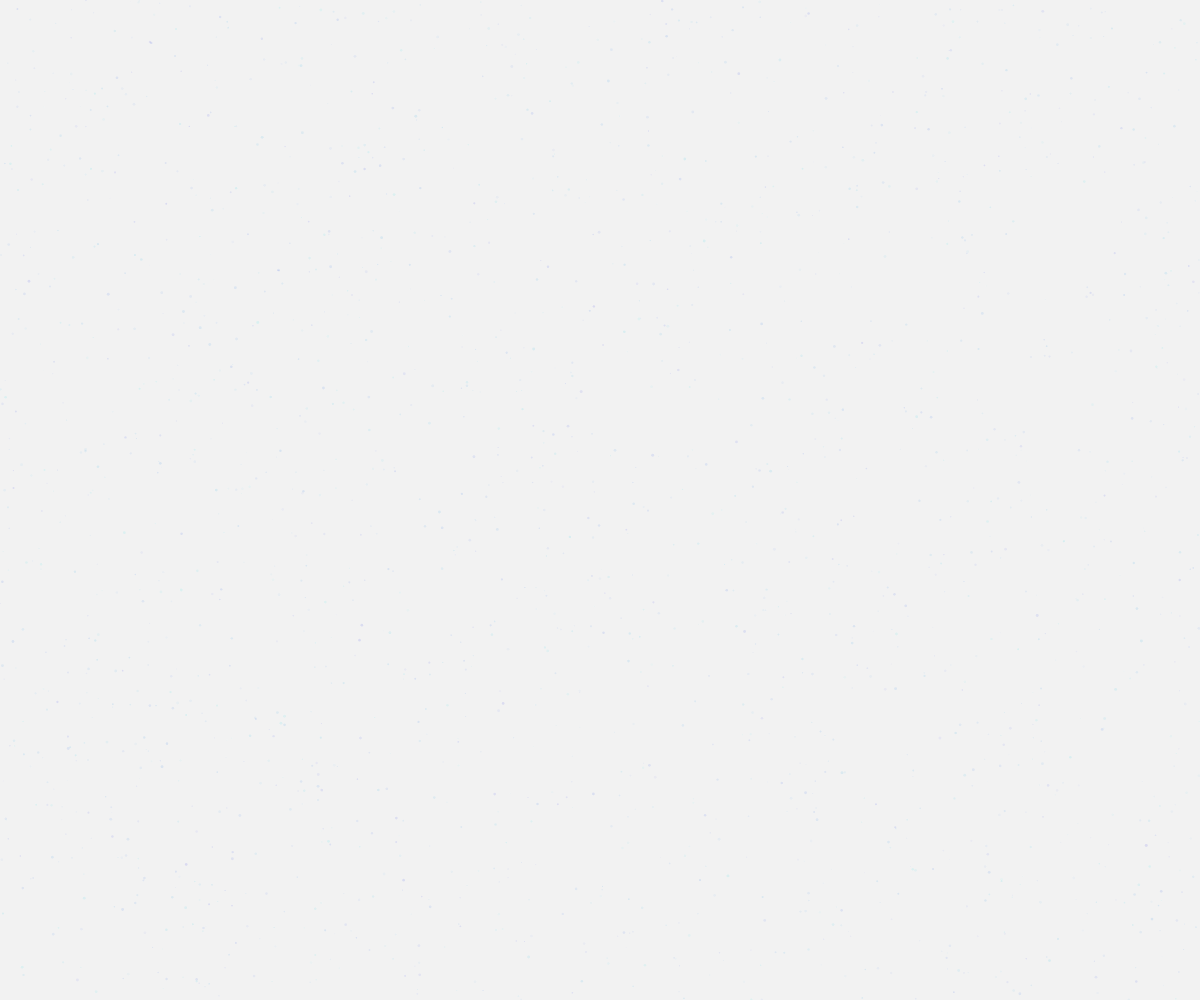
Frame 1 (no input)
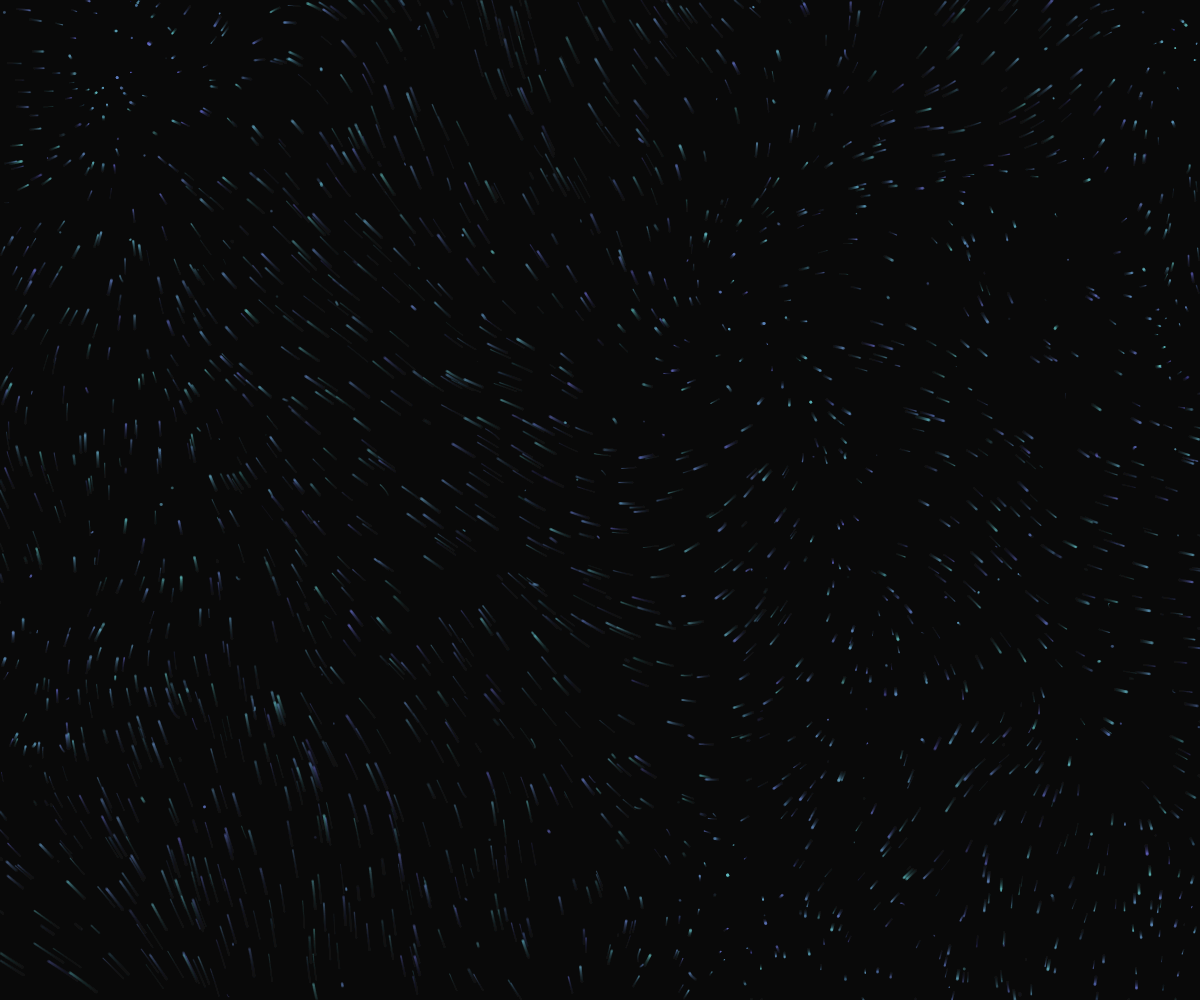
Frame 60 (no input)
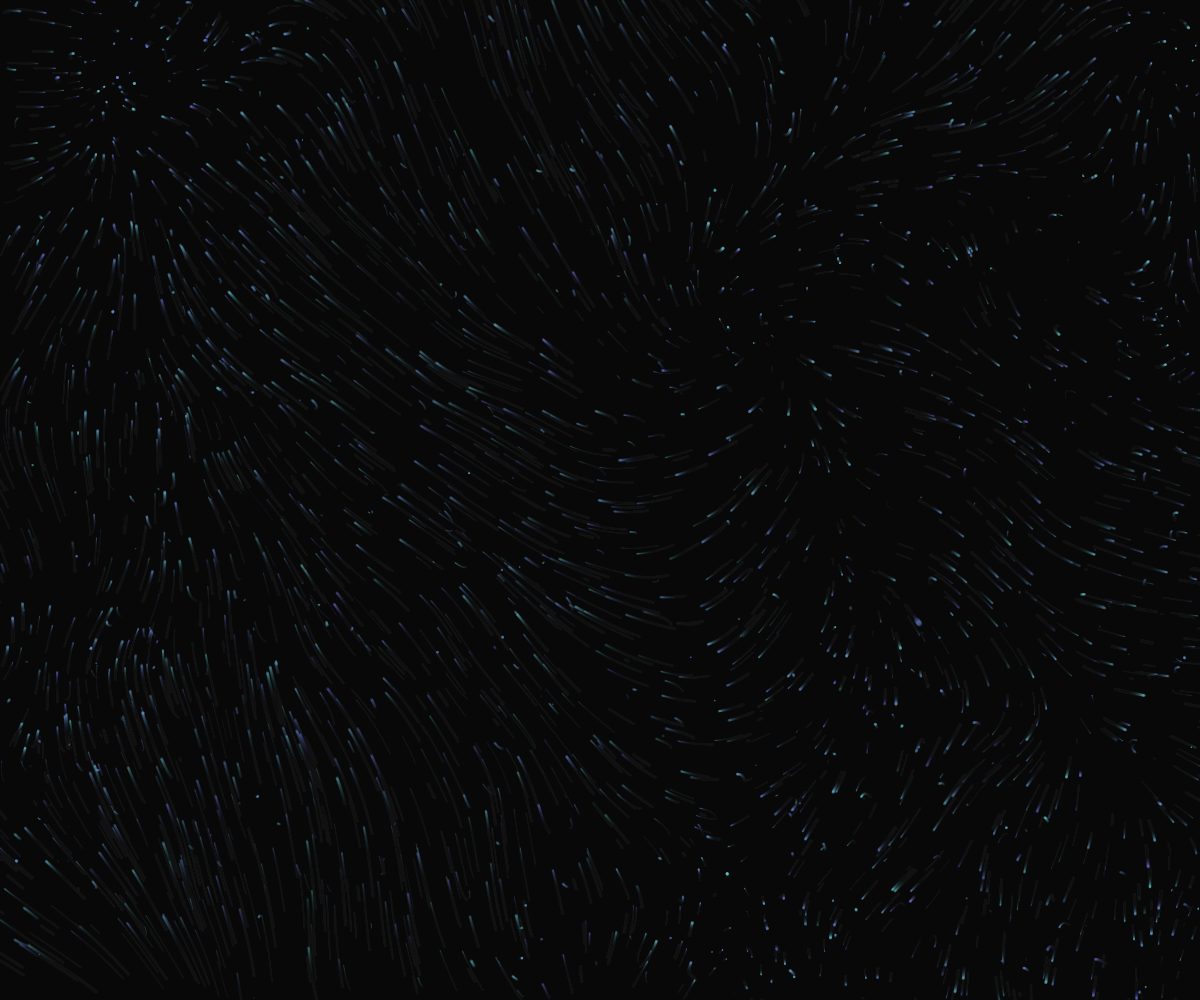
Frame 120 (the mouse pressed at the canvas centre since frame 60)

The p5.js sketch that drew these frames (run headless with seeded random() and noise() and a simulated clock; from frame 60 on, the mouse is pressed at the canvas centre):

// p5.js sketch
// ── sketch.js
let particles = [];
let noiseScale = 0.002;
let noiseStrength = 0.1;
let grid = [];
let gridSize = 50;
let glyphs = [];
let crystalStructures = [];

function setup() {
  createCanvas(windowWidth, windowHeight);
  colorMode(HSB, 360, 100, 100, 1);
  
  // Preallocate particles
  for (let i = 0; i < 2000; i++) {
    particles.push({
      pos: createVector(random(width), random(height)),
      vel: createVector(0, 0),
      size: random(1, 3),
      hue: random(180, 240),
      alpha: random(0.05, 0.2),
      age: random(100),
      life: random(100, 300),
      formed: false,
      formationTime: 0,
      glow: 0,
      glyph: null,
      dissolve: false,
      dissolveTime: 0,
      fragments: [],
      crystalFormed: false,
      crystalVertices: [],
      rotation: random(TWO_PI),
      rotationSpeed: random(-0.01, 0.01)
    });
  }
  
  // Initialize grid
  let cols = ceil(width / gridSize);
  let rows = ceil(height / gridSize);
  grid = new Array(cols).fill().map(() => new Array(rows).fill().map(() => []));
}

function draw() {
  // Semi-transparent background for trail effect
  background(0, 0, 0, 0.05);
  
  // Update and display particles
  for (let i = 0; i < particles.length; i++) {
    let p = particles[i];
    
    // Noise-based movement
    let nx = noise(p.pos.x * noiseScale, p.pos.y * noiseScale) - 0.5;
    let ny = noise(p.pos.x * noiseScale + 1000, p.pos.y * noiseScale + 1000) - 0.5;
    
    p.vel.x += nx * noiseStrength;
    p.vel.y += ny * noiseStrength;
    
    // Apply velocity
    p.pos.add(p.vel);
    
    // Add some damping
    p.vel.mult(0.95);
    
    // Boundary check and reset
    if (p.pos.x < 0 || p.pos.x > width ||
        p.pos.y < 0 || p.pos.y > height) {
      p.pos.set(random(width), random(height));
      p.vel.set(0, 0);
    }
    
    // Age the particle
    p.age++;
    if (p.age > p.life) {
      p.age = 0;
      p.pos.set(random(width), random(height));
      p.life = random(100, 300);
      p.formed = false;
      p.glow = 0;
      p.glyph = null;
      p.dissolve = false;
      p.fragments = [];
      p.crystalFormed = false;
      p.crystalVertices = [];
    }
    
    // Update grid
    let col = floor(p.pos.x / gridSize);
    let row = floor(p.pos.y / gridSize);
    if (col >= 0 && col < grid.length && row >= 0 && row < grid[0].length) {
      grid[col][row].push(p);
    }
    
    // Draw particle
    noStroke();
    if (p.formed && p.glyph) {
      // Glow effect for formed particles
      p.glow += 0.01;
      let glowIntensity = sin(p.glow) * 0.5 + 0.5;
      fill(p.hue, 50, 90, p.alpha * glowIntensity);
      push();
      translate(p.pos.x, p.pos.y);
      rotate(p.rotation);
      ellipse(0, 0, p.size * 2);
      pop();
    } else if (p.dissolve && p.fragments.length > 0) {
      // Draw fragments
      for (let j = 0; j < p.fragments.length; j++) {
        let f = p.fragments[j];
        fill(f.hue, 50, 90, f.alpha);
        ellipse(f.pos.x, f.pos.y, f.size);
      }
    } else if (p.crystalFormed && p.crystalVertices.length > 0) {
      // Draw crystal structure
      stroke(p.hue, 80, 90, 0.8);
      noFill();
      beginShape();
      for (let j = 0; j < p.crystalVertices.length; j++) {
        let v = p.crystalVertices[j];
        vertex(v.x + p.pos.x, v.y + p.pos.y);
      }
      endShape(CLOSE);
    } else {
      fill(p.hue, 50, 90, p.alpha);
      ellipse(p.pos.x, p.pos.y, p.size);
    }
    
    // Dissolve particles that have been formed for too long
    if (p.formed && p.glyph) {
      let age = frameCount - p.formationTime;
      if (age > 600) {
        p.dissolve = true;
        p.glow = 0;
        p.glyph = null;
        
        // Create fragments
        for (let j = 0; j < 5; j++) {
          p.fragments.push({
            pos: p.pos.copy(),
            vel: p.vel.copy().rotate(random(-0.5, 0.5)).mult(random(0.5, 1.5)),
            size: random(1, 2),
            hue: p.hue,
            alpha: random(0.3, 0.7),
            life: random(50, 100)
          });
        }
      }
    }
    
    // Update fragments
    if (p.dissolve && p.fragments.length > 0) {
      for (let j = p.fragments.length - 1; j >= 0; j--) {
        let f = p.fragments[j];
        f.pos.add(f.vel);
        f.vel.mult(0.95);
        f.life--;
        
        if (f.life <= 0) {
          p.fragments.splice(j, 1);
        }
      }
    }
    
    // Form crystals from fragments
    if (p.dissolve && p.fragments.length > 0 && random() < 0.002) {
      let fragmentCount = p.fragments.length;
      if (fragmentCount >= 5) {
        p.crystalFormed = true;
        p.crystalVertices = [];
        
        // Create a simple crystal shape
        let numVertices = int(random(4, 8));
        for (let j = 0; j < numVertices; j++) {
          let angle = map(j, 0, numVertices, 0, TWO_PI);
          let radius = random(15, 30);
          let x = cos(angle) * radius;
          let y = sin(angle) * radius;
          p.crystalVertices.push(createVector(x, y));
        }
        
        // Remove fragments after forming crystal
        p.fragments = [];
      }
    }
    
    // Update rotation for formed particles
    if (p.formed && p.glyph) {
      p.rotation += p.rotationSpeed;
    }
  }
  
  // Check for word formation using grid-based spatial hash
  for (let i = 0; i < particles.length; i++) {
    let p = particles[i];
    
    if (!p.formed && p.age > 50) {
      let nearby = [];
      let col = floor(p.pos.x / gridSize);
      let row = floor(p.pos.y / gridSize);
      
      // Check neighbors in the grid
      for (let dx = -1; dx <= 1; dx++) {
        for (let dy = -1; dy <= 1; dy++) {
          let nx = col + dx;
          let ny = row + dy;
          
          if (nx >= 0 && nx < grid.length && ny >= 0 && ny < grid[0].length) {
            let cell = grid[nx][ny];
            for (let j = 0; j < cell.length; j++) {
              let other = cell[j];
              if (other !== p && other.formed) {
                let d = dist(p.pos.x, p.pos.y, other.pos.x, other.pos.y);
                if (d < 30) {
                  nearby.push(other);
                }
              }
            }
          }
        }
      }
      
      // If enough nearby particles are formed, start forming a glyph
      if (nearby.length > 5 && random() < 0.001) {
        p.formed = true;
        p.formationTime = frameCount;
        p.glow = 0;
        p.glyph = createGlyph(p.pos);
        // Add the particle to its glyph's particle list
        p.glyph.particles.push(p);
      }
    }
  }
  
  // Occasionally form new glyphs
  if (frameCount % 50 === 0) {
    let formedCount = particles.filter(p => p.formed && p.glyph).length;
    if (formedCount < 150) {
      for (let i = 0; i < 3; i++) {
        let p = particles[int(random(particles.length))];
        if (!p.formed && random() < 0.2) {
          p.formed = true;
          p.formationTime = frameCount;
          p.glow = 0;
          p.glyph = createGlyph(p.pos);
          p.glyph.particles.push(p);
        }
      }
    }
  }
  
  // Update and draw glyphs
  for (let i = 0; i < glyphs.length; i++) {
    let g = glyphs[i];
    if (g && frameCount > g.createdAt + 300) {
      // Move the glyph slowly across the screen
      g.pos.x += sin(frameCount * 0.01) * 0.2;
      g.pos.y += cos(frameCount * 0.01) * 0.1;
      
      // Draw glyph
      noStroke();
      fill(g.hue, 80, 90, 0.8);
      push();
      translate(g.pos.x, g.pos.y);
      rotate(frameCount * 0.005); // Slow rotation on vertical axis
      beginShape();
      for (let j = 0; j < g.vertices.length; j++) {
        let v = g.vertices[j];
        vertex(v.x, v.y);
      }
      endShape(CLOSE);
      pop();
      
      // Fade out glyph if it's too old
      if (frameCount > g.createdAt + 900) {
        // Reset the glyph
        g.reset();
      }
    }
  }
  
  // Clear grid for next frame
  for (let i = 0; i < grid.length; i++) {
    for (let j = 0; j < grid[i].length; j++) {
      grid[i][j] = [];
    }
  }
}

function createGlyph(pos) {
  let glyph = {
    pos: pos.copy(),
    createdAt: frameCount,
    hue: random(180, 240),
    vertices: [],
    particles: []
  };
  
  // Generate a simple archaic-looking glyph shape
  let numVertices = int(random(5, 12));
  for (let i = 0; i < numVertices; i++) {
    let angle = map(i, 0, numVertices, 0, TWO_PI);
    let radius = random(30, 80);
    let x = cos(angle) * radius;
    let y = sin(angle) * radius;
    glyph.vertices.push(createVector(x, y));
  }
  
  glyphs.push(glyph);
  return glyph;
}

function windowResized() {
  resizeCanvas(windowWidth, windowHeight);
  
  // Reinitialize grid with new dimensions
  let cols = ceil(width / gridSize);
  let rows = ceil(height / gridSize);
  grid = new Array(cols).fill().map(() => new Array(rows).fill().map(() => []));
}
